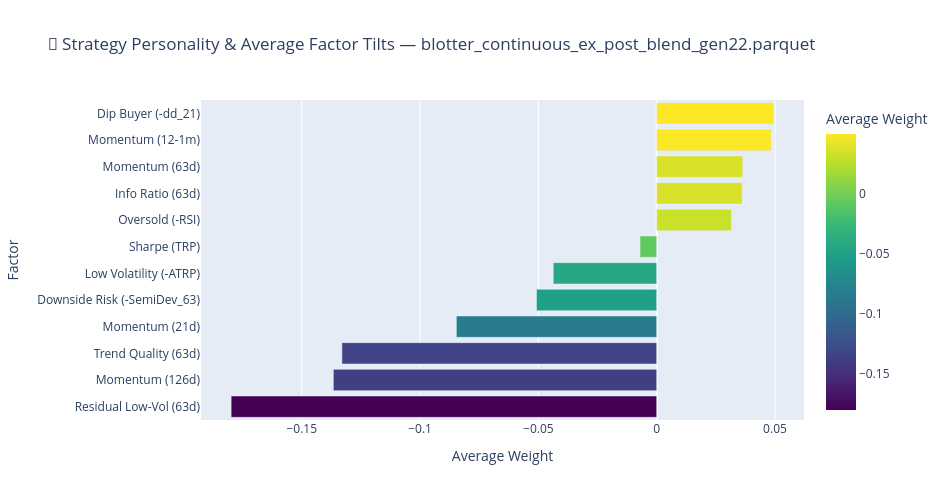
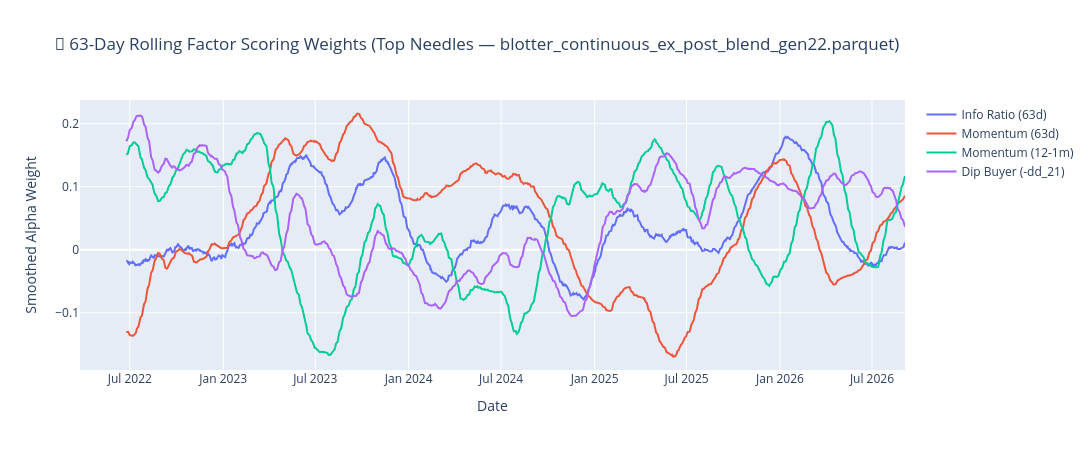

Notebook code for these charts, in order:
### Code cell
# CELL 8: Agent Personality & Factor Tilts Over Time
if factor_names[0] in blotter_df.columns:
    mean_factors = blotter_df[factor_names].mean().reset_index()
    mean_factors.columns = ["Factor", "Average Weight"]
    mean_factors = mean_factors.sort_values("Average Weight", ascending=True)

    fig_personality = px.bar(
        mean_factors,
        x="Average Weight",
        y="Factor",
        orientation="h",
        title=f"🤖 Strategy Personality & Average Factor Tilts — {target_file}",
        color="Average Weight",
        color_continuous_scale="Viridis",
    )
    fig_personality.update_layout(height=500, width=950)
    fig_personality.show()

    # Rolling 63-Day Factor Dynamics (Top 4 needle-moving factors)
    top_4_factors = mean_factors.tail(4)["Factor"].tolist()
    fig_rolling_f = go.Figure()
    for factor in top_4_factors:
        fig_rolling_f.add_trace(
            go.Scatter(
                x=blotter_df["date"],
                y=blotter_df[factor].rolling(63).mean(),
                mode="lines",
                name=factor,
            )
        )
    fig_rolling_f.update_layout(
        title=f"🌊 63-Day Rolling Factor Scoring Weights (Top Needles — {target_file})",
        xaxis_title="Date",
        yaxis_title="Smoothed Alpha Weight",
        height=450,
        width=1100,
    )
    fig_rolling_f.show()
else:
    print(f"ℹ️ Factor columns not present in {target_file}. Personality radar skipped.")

### Figure 1 — Plotly figure (JSON) as saved in the notebook; plotly's stock layout.template omitted (floating-point values rounded to 4 significant figures)
{"data": [{"alignmentgroup": "True", "hovertemplate": "Average Weight=%{marker.color}<br>Factor=%{y}<extra></extra>", "legendgroup": "", "marker": {"color": [-0.1798, -0.1366, -0.133, -0.08465, -0.05078, -0.0437, -0.007036, 0.03158, 0.03611, 0.03635, 0.04836, 0.04952], "coloraxis": "coloraxis", "pattern": {"shape": ""}}, "name": "", "offsetgroup": "", "orientation": "h", "showlegend": false, "textposition": "auto", "type": "bar", "x": [-0.1798, -0.1366, -0.133, -0.08465, -0.05078, -0.0437, -0.007036, 0.03158, 0.03611, 0.03635, 0.04836, 0.04952], "xaxis": "x", "y": ["Residual Low-Vol (63d)", "Momentum (126d)", "Trend Quality (63d)", "Momentum (21d)", "Downside Risk (-SemiDev_63)", "Low Volatility (-ATRP)", "Sharpe (TRP)", "Oversold (-RSI)", "Info Ratio (63d)", "Momentum (63d)", "Momentum (12-1m)", "Dip Buyer (-dd_21)"], "yaxis": "y"}], "layout": {"barmode": "relative", "coloraxis": {"colorbar": {"title": {"text": "Average Weight"}}, "colorscale": [[0, "#440154"], [0.1111, "#482878"], [0.2222, "#3e4989"], [0.3333, "#31688e"], [0.4444, "#26828e"], [0.5556, "#1f9e89"], [0.6667, "#35b779"], [0.7778, "#6ece58"], [0.8889, "#b5de2b"], [1, "#fde725"]]}, "height": 500, "legend": {"tracegroupgap": 0}, "title": {"text": "🤖 Strategy Personality & Average Factor Tilts — blotter_continuous_ex_post_blend_gen22.parquet"}, "width": 950, "xaxis": {"anchor": "y", "domain": [0, 1], "title": {"text": "Average Weight"}}, "yaxis": {"anchor": "x", "domain": [0, 1], "title": {"text": "Factor"}}}}

### Figure 2 — Plotly figure (JSON) as saved in the notebook; plotly's stock layout.template omitted (floating-point values rounded to 4 significant figures; data arrays with more than 128 entries replaced by an {"elided": "..."} marker saying what was removed)
{"data": [{"mode": "lines", "name": "Info Ratio (63d)", "type": "scatter", "x": {"elided": "1110 str values"}, "y": {"elided": "1110 float values"}}, {"mode": "lines", "name": "Momentum (63d)", "type": "scatter", "x": {"elided": "1110 str values"}, "y": {"elided": "1110 float values"}}, {"mode": "lines", "name": "Momentum (12-1m)", "type": "scatter", "x": {"elided": "1110 str values"}, "y": {"elided": "1110 float values"}}, {"mode": "lines", "name": "Dip Buyer (-dd_21)", "type": "scatter", "x": {"elided": "1110 str values"}, "y": {"elided": "1110 float values"}}], "layout": {"height": 450, "title": {"text": "🌊 63-Day Rolling Factor Scoring Weights (Top Needles — blotter_continuous_ex_post_blend_gen22.parquet)"}, "width": 1100, "xaxis": {"title": {"text": "Date"}}, "yaxis": {"title": {"text": "Smoothed Alpha Weight"}}}}
